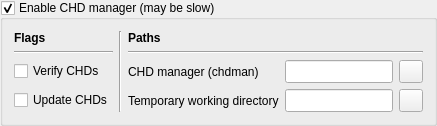
            <widget class="QGroupBox" name="groupBoxCHDManager">
             <property name="sizePolicy">
              <sizepolicy hsizetype="MinimumExpanding" vsizetype="Minimum">
               <horstretch>0</horstretch>
               <verstretch>0</verstretch>
              </sizepolicy>
             </property>
             <property name="title">
              <string>Enable CHD manager (may be slow)</string>
             </property>
             <property name="checkable">
              <bool>true</bool>
             </property>
             <layout class="QGridLayout" name="gridLayoutGroupChdManager">
              <item row="0" column="0">
               <layout class="QGridLayout" name="gridLayoutChdManager">
                <item row="2" column="0">
                 <widget class="QCheckBox" name="checkBoxVerifyCHDs">
                  <property name="toolTip">
                   <string>Verify CHDs through 'chdman verify'</string>
                  </property>
                  <property name="text">
                   <string>Verify CHDs</string>
                  </property>
                 </widget>
                </item>
                <item row="2" column="3">
                 <widget class="QLineEdit" name="lineEditCHDManagerExecutableFile">
                  <property name="sizePolicy">
                   <sizepolicy hsizetype="MinimumExpanding" vsizetype="Minimum">
                    <horstretch>0</horstretch>
                    <verstretch>0</verstretch>
                   </sizepolicy>
                  </property>
                  <property name="toolTip">
                   <string>CHD manager executable file (read and execute)</string>
                  </property>
                 </widget>
                </item>
                <item row="3" column="3">
                 <widget class="QLineEdit" name="lineEditTemporaryWorkingDirectory">
                  <property name="sizePolicy">
                   <sizepolicy hsizetype="MinimumExpanding" vsizetype="Minimum">
                    <horstretch>0</horstretch>
                    <verstretch>0</verstretch>
                   </sizepolicy>
                  </property>
                  <property name="toolTip">
                   <string>Temporary directory used by the CHD manager (make sure it has enough room to store the biggest CHDs)</string>
                  </property>
                 </widget>
                </item>
                <item row="3" column="4">
                 <widget class="QToolButton" name="toolButtonBrowseTemporaryWorkingDirectory">
                  <property name="sizePolicy">
                   <sizepolicy hsizetype="Fixed" vsizetype="Minimum">
                    <horstretch>0</horstretch>
                    <verstretch>0</verstretch>
                   </sizepolicy>
                  </property>
                  <property name="toolTip">
                   <string>Browse temporary directory used by the CHD manager</string>
                  </property>
                  <property name="icon">
                   <iconset resource="qmc2.qrc">
                    <normaloff>:/data/img/fileopen.png</normaloff>:/data/img/fileopen.png</iconset>
                  </property>
                 </widget>
                </item>
                <item row="2" column="4">
                 <widget class="QToolButton" name="toolButtonBrowseCHDManagerExecutableFile">
                  <property name="sizePolicy">
                   <sizepolicy hsizetype="Fixed" vsizetype="Minimum">
                    <horstretch>0</horstretch>
                    <verstretch>0</verstretch>
                   </sizepolicy>
                  </property>
                  <property name="toolTip">
                   <string>Browse CHD manager executable file</string>
                  </property>
                  <property name="icon">
                   <iconset resource="qmc2.qrc">
                    <normaloff>:/data/img/fileopen.png</normaloff>:/data/img/fileopen.png</iconset>
                  </property>
                 </widget>
                </item>
                <item row="0" column="0">
                 <widget class="QLabel" name="labelChdManagerFlags">
                  <property name="text">
                   <string>&lt;html&gt;&lt;head/&gt;&lt;body&gt;&lt;p&gt;&lt;span style=&quot; font-weight:600;&quot;&gt;Flags&lt;/span&gt;&lt;/p&gt;&lt;/body&gt;&lt;/html&gt;</string>
                  </property>
                 </widget>
                </item>
                <item row="3" column="2">
                 <widget class="QLabel" name="labelTemporaryWorkingDirectory">
                  <property name="text">
                   <string>Temporary working directory</string>
                  </property>
                 </widget>
                </item>
                <item row="2" column="2">
                 <widget class="QLabel" name="labelCHDManagerExecutableFile">
                  <property name="text">
                   <string>CHD manager (chdman)</string>
                  </property>
                 </widget>
                </item>
                <item row="3" column="0">
                 <widget class="QCheckBox" name="checkBoxUpdateCHDs">
                  <property name="toolTip">
                   <string>Try to update CHDs if their header indicates an older version ('chdman copy')</string>
                  </property>
                  <property name="text">
                   <string>Update CHDs</string>
                  </property>
                 </widget>
                </item>
                <item row="0" column="1" rowspan="4">
                 <widget class="Line" name="line_8">
                  <property name="orientation">
                   <enum>Qt::Vertical</enum>
                  </property>
                 </widget>
                </item>
                <item row="1" column="0">
                 <widget class="Line" name="line_9">
                  <property name="orientation">
                   <enum>Qt::Horizontal</enum>
                  </property>
                 </widget>
                </item>
                <item row="1" column="2" colspan="3">
                 <widget class="Line" name="line_10">
                  <property name="orientation">
                   <enum>Qt::Horizontal</enum>
                  </property>
                 </widget>
                </item>
                <item row="0" column="2" colspan="3">
                 <widget class="QLabel" name="labelChdManagerPaths">
                  <property name="text">
                   <string>&lt;html&gt;&lt;head/&gt;&lt;body&gt;&lt;p&gt;&lt;span style=&quot; font-weight:600;&quot;&gt;Paths&lt;/span&gt;&lt;/p&gt;&lt;/body&gt;&lt;/html&gt;</string>
                  </property>
                 </widget>
                </item>
               </layout>
              </item>
             </layout>
            </widget>
